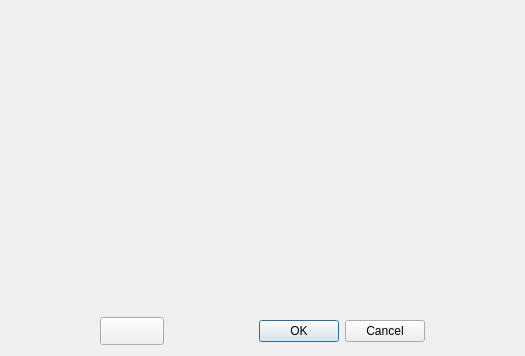
<?xml version="1.0" encoding="UTF-8"?>
<ui version="4.0">
 <class>AudioPreviewDialog</class>
 <widget class="QDialog" name="AudioPreviewDialog">
  <property name="geometry">
   <rect>
    <x>0</x>
    <y>0</y>
    <width>525</width>
    <height>353</height>
   </rect>
  </property>
  <property name="windowTitle">
   <string>Confirm and set caption</string>
  </property>
  <layout class="QVBoxLayout" name="verticalLayout">
   <item>
    <widget class="Phonon::VideoPlayer" name="audio">
     <property name="sizePolicy">
      <sizepolicy hsizetype="MinimumExpanding" vsizetype="MinimumExpanding">
       <horstretch>0</horstretch>
       <verstretch>0</verstretch>
      </sizepolicy>
     </property>
     <property name="minimumSize">
      <size>
       <width>300</width>
       <height>300</height>
      </size>
     </property>
    </widget>
   </item>
   <item>
    <layout class="QHBoxLayout" name="horizontalLayout">
     <item>
      <widget class="QPushButton" name="playstop">
       <property name="sizePolicy">
        <sizepolicy hsizetype="Minimum" vsizetype="Fixed">
         <horstretch>0</horstretch>
         <verstretch>0</verstretch>
        </sizepolicy>
       </property>
       <property name="minimumSize">
        <size>
         <width>28</width>
         <height>28</height>
        </size>
       </property>
       <property name="maximumSize">
        <size>
         <width>64</width>
         <height>64</height>
        </size>
       </property>
       <property name="text">
        <string/>
       </property>
      </widget>
     </item>
     <item>
      <widget class="QDialogButtonBox" name="buttonBox">
       <property name="sizePolicy">
        <sizepolicy hsizetype="Fixed" vsizetype="Fixed">
         <horstretch>0</horstretch>
         <verstretch>0</verstretch>
        </sizepolicy>
       </property>
       <property name="standardButtons">
        <set>QDialogButtonBox::Cancel|QDialogButtonBox::Ok</set>
       </property>
      </widget>
     </item>
    </layout>
   </item>
  </layout>
 </widget>
 <customwidgets>
  <customwidget>
   <class>Phonon::VideoPlayer</class>
   <extends>QWidget</extends>
   <header location="global">phonon/videoplayer.h</header>
  </customwidget>
 </customwidgets>
 <resources/>
 <connections>
  <connection>
   <sender>playstop</sender>
   <signal>clicked()</signal>
   <receiver>AudioPreviewDialog</receiver>
   <slot>playstop()</slot>
   <hints>
    <hint type="sourcelabel">
     <x>329</x>
     <y>330</y>
    </hint>
    <hint type="destinationlabel">
     <x>516</x>
     <y>262</y>
    </hint>
   </hints>
  </connection>
  <connection>
   <sender>audio</sender>
   <signal>finished()</signal>
   <receiver>AudioPreviewDialog</receiver>
   <slot>finished()</slot>
   <hints>
    <hint type="sourcelabel">
     <x>208</x>
     <y>187</y>
    </hint>
    <hint type="destinationlabel">
     <x>2</x>
     <y>214</y>
    </hint>
   </hints>
  </connection>
 </connections>
 <slots>
  <slot>playstop()</slot>
  <slot>finished()</slot>
 </slots>
</ui>
